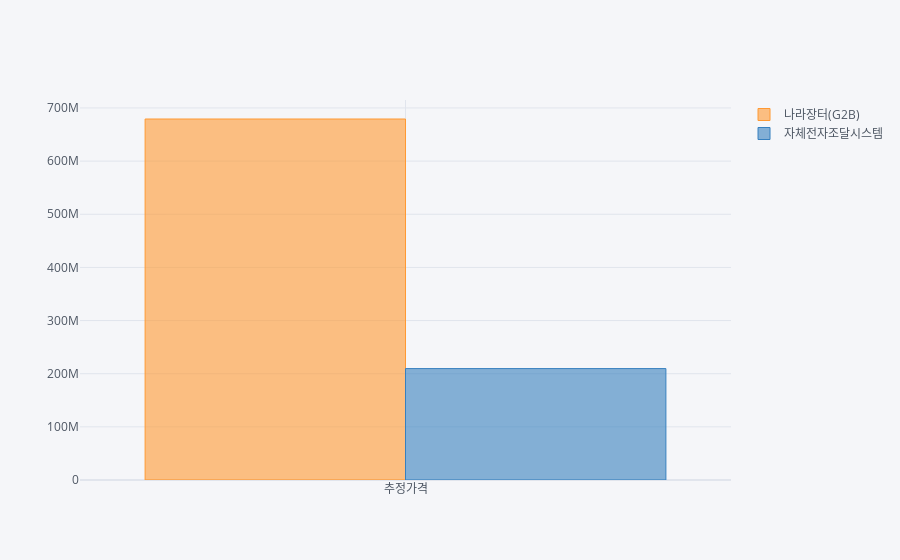

Notebook code cell kept with this figure:
### Code cell
df_B5_2_groupby.iplot(kind = 'bar')

### Figure 1 — Plotly figure (JSON) as saved in the notebook; plotly's stock layout.template omitted (floating-point values rounded to 4 significant figures)
{"data": [{"marker": {"color": "rgba(255, 153, 51, 0.6)", "line": {"color": "rgba(255, 153, 51, 1.0)", "width": 1}}, "name": "나라장터(G2B)", "orientation": "v", "text": "", "type": "bar", "x": ["추정가격"], "y": [679300000.0]}, {"marker": {"color": "rgba(55, 128, 191, 0.6)", "line": {"color": "rgba(55, 128, 191, 1.0)", "width": 1}}, "name": "자체전자조달시스템", "orientation": "v", "text": "", "type": "bar", "x": ["추정가격"], "y": [209600000.0]}], "layout": {"legend": {"bgcolor": "#F5F6F9", "font": {"color": "#4D5663"}}, "paper_bgcolor": "#F5F6F9", "plot_bgcolor": "#F5F6F9", "title": {"font": {"color": "#4D5663"}}, "xaxis": {"gridcolor": "#E1E5ED", "showgrid": true, "tickfont": {"color": "#4D5663"}, "title": {"font": {"color": "#4D5663"}, "text": ""}, "zerolinecolor": "#E1E5ED"}, "yaxis": {"gridcolor": "#E1E5ED", "showgrid": true, "tickfont": {"color": "#4D5663"}, "title": {"font": {"color": "#4D5663"}, "text": ""}, "zerolinecolor": "#E1E5ED"}}}
